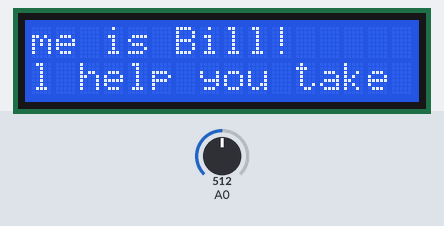
Bench run of a sketch on a simulated Arduino Uno, built with avr-gcc and run on an emulated ATmega328P. Parts: 16×2 character LCD. The test bench sets the inputs (shaded band); at power-on: A0 = 512. What the sketch prints to the serial monitor is not drawn.

Above: at 10.4 s.
10.5 s: A0 set to 546
19.7 s: A0 set to 569
At 21.0 s:
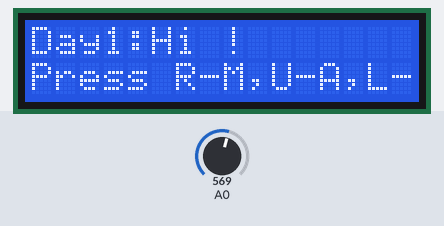
22.1 s: A0 set to 800
At 23.2 s:
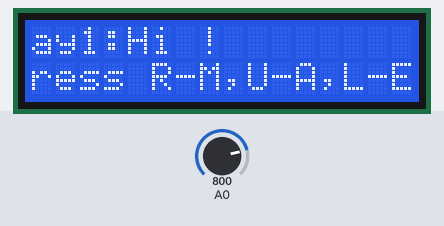
24.6 s: A0 set to 511
At 25.9 s:
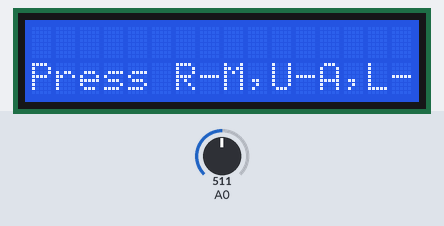
26.2 s: A0 set to 716
At 28.2 s:
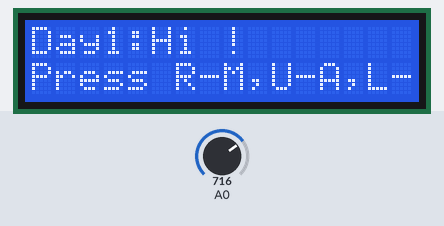
Timing chart, 0 to 29.6 s (numbered marks = the images above; inputs shaded):
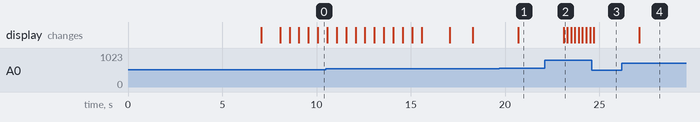

Measured:
- the behaviour switches between 554 and 555 on A0 (found by bisection; images 0 and 1)
- after the input at 19.7 s, the display: changes after 1.0 s (image 1)
- after the input at 22.1 s, the display: changes after 1.0 s (image 2)
- after the input at 24.6 s, the display: changes after 0.12 s (image 3)
- after the input at 26.2 s, the display: changes after 0.93 s (image 4)

The sketch:

combine.ino
```cpp
// include the library for LCD
#include <math.h>
#include <LiquidCrystal.h>

// Variables
String data = "";
String morning, after, evening, bed, patient, age, treatment = "";
String infoForDay[7];
unsigned int time;

// Time variables
unsigned long timeNow = 0;
unsigned long timeLast = 0;
int seconds = 0;
int day = 1; // initial day that is incremented by 1 for every 30 seconds ("day")

const int rs = 8, en = 9, d4 = 4, d5 = 5, d6 = 6, d7 = 7;
LiquidCrystal lcd(rs, en, d4, d5, d6, d7);

void setup() {
  Serial.begin(9600); //initialize serial COM at 9600 baudrate

  // update current time
  currentTime();

  //find drugs in day
  getData(day);

  // set up the LCD's number of columns and rows:
  lcd.begin(16, 2);

  // Display sentence on lcd
//  String test = "test";
//  int str_len = test.length() + 1;
//  char test1[str_len];
//  test.toCharArray(test1, str_len);
//  lcd.print(test1);
  lcd.print("My name is Bill!");
  lcd.setCursor(0, 1);
  lcd.print("I will help you take your pills!");
  lcd.display();
  delay(1000);

  // scroll to the right
  for (int positionCounter = 0; positionCounter < 16; positionCounter++) {
    // scroll one position left:
    lcd.scrollDisplayLeft();
    // wait a bit:
    delay(500);
  }
  delay(1000);

  // call instructionLCD
  instructionLCD();
}

void loop() {
}

void currentTime(){
  //TIMING/ALARM SYSTEM IN LOOP
  timeNow = millis()/1000;
  seconds = timeNow - timeLast;
}

//TIMING/ALARM SYSTEM
void updateDay()
{
  timeLast = timeNow; //switch to reset the times, as it is the next day
  if(day < 28){
    day = day + 1;
  }
  else{
    day = 1;
    setup();
  }
  getData(day);
  instructionLCD();
}

void getData(int day) { //get drugs and personal info of the day
  String dayString = String(day);
  Serial.println(day);
  for ( int i = 0; i < 7; i++) {
    infoForDay[i] = Serial.readStringUntil(';');
  }

  // Test
  //  for( int c = 0; c < 7; c++){
  //    Serial.println(patient[c]);
  //  }

  patient = infoForDay[0];
  age = infoForDay[1];
  treatment = infoForDay[2];
  morning = infoForDay[3];
  after = infoForDay[4];
  evening = infoForDay[5];
  bed = infoForDay[6];
}

void instructionLCD() {
  lcd.clear();
  // converting string to char array
  int str_len = patient.length() + 1;
  char patientLCD[str_len];
  patient.toCharArray(patientLCD, str_len);

  lcd.setCursor(0, 0);
  lcd.print("Day" + String(day) + ":Hi " + String(patientLCD) + "!");
  lcd.setCursor(0, 1);
  lcd.print("Press R-M,U-A,L-E,D-B,S-I");
  lcd.display();

  // scroll right left right
  scroll(str_len);
}

void morningLCD() {
  lcd.clear();

  // converting string to char array
  int str_len = morning.length() + 1;
  char morningDisplay[str_len];
  morning.toCharArray(morningDisplay, str_len);

  lcd.setCursor(0, 0);
  lcd.print(String(morningDisplay));
  lcd.setCursor(0, 1);
  lcd.print("Press R-M,U-A,L-E,D-B,S-I");
  lcd.display();

  // scroll right left right
  scroll(str_len);
}

void afterLCD() {
  lcd.clear();

  // converting string to char array
  int str_len = after.length() + 1;
  char afterDisplay[str_len];
  after.toCharArray(afterDisplay, str_len);

  lcd.setCursor(0, 0);
  lcd.print(after);
  lcd.setCursor(0, 1);
  lcd.print("Press R-M,U-A,L-E,D-B,S-I");
  lcd.display();

  // scroll right left right
  scroll(str_len);
}

void eveLCD() {
  lcd.clear();

  // converting string to char array
  int str_len = evening.length() + 1;
  char eveningDisplay[str_len];
  evening.toCharArray(eveningDisplay, str_len);

  lcd.setCursor(0, 0);
  lcd.print(evening);
  lcd.setCursor(0, 1);
  lcd.print("Press R-M,U-A,L-E,D-B,S-I");
  lcd.display();

  // scroll right left right
  scroll(str_len);
}

void bedLCD() {
  lcd.clear();

  // converting string to char array
  int str_len = bed.length() + 1;
  char bedDisplay[str_len];
  bed.toCharArray(bedDisplay, str_len);

  lcd.setCursor(0, 0);
  lcd.print(bed);
  lcd.setCursor(0, 1);
  lcd.print("Press R-M,U-A,L-E,D-B,S-I");
  lcd.display();

  // scroll right left right
  scroll(str_len);
}

void scroll(int str_len){
  delay(1000);
  int minLength = min(str_len, 24);

  boolean infiniteLoop = true;
  while(infiniteLoop){ // loop to scroll to the right
    // scroll to the right
    for (int positionCounter = 0; positionCounter < minLength; positionCounter++) {
      delay(200);
      // scroll one position left:
      lcd.scrollDisplayLeft();

      // updating current time and update day
      currentTime();
      if(seconds == 140){
        updateDay();
      }

      // check for button
      button();
      // wait a bit:
    }
    lcd.setCursor(0, 0);
  }
}

void button(){
  // reading the button
  int button = analogRead(0);
  if (button < 50) { // right button
    morningLCD();
  }
  else if(button < 195){ // up button
    afterLCD();
  }
  else if(button < 380){ // down button
    bedLCD();
  }
  else if(button < 555){ // left button
    eveLCD();
  }
  else if(button < 790) { // select button
    instructionLCD();
  }
}
```
